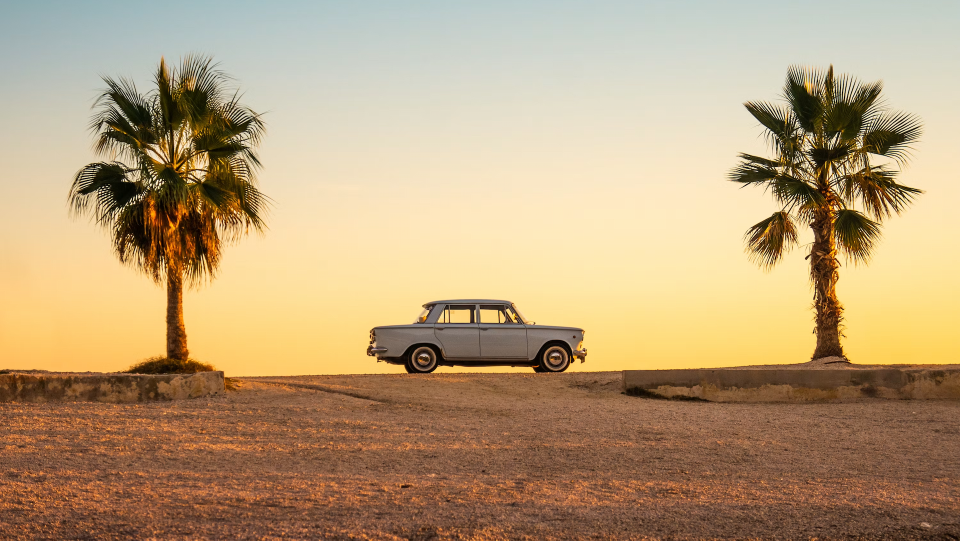
#> input picture low-level-image-processing/summer.png, 1920 x 1081 px (shown at 1/2 size)
$ jupyter execute simple-operations.ipynb
#> lines starting #> are read from the running program, lines starting #| are printed output that depends on the picture; after the words box and inside, x2 and y2 are one past the last pixel; in counts of white or black regions, pixels touching at a corner belong together
### Simple image operations

[cell 1]
import cv2
import matplotlib.pyplot as plt

image_path = "summer.png"
picture = cv2.imread(image_path)
#> picture is the input picture: shape (1081, 1920, 3); mean B, G, R 122.3, 158.6, 184.4
if picture is None:
    raise FileNotFoundError(f"File '{image_path}' not found. Put it in the current directory.")


# Prepare image for 10920x1080
h, w = picture.shape[:2]
#> h = 1081; w = 1920
print(f"Image size: {w}x{h}")
#| Image size: 1920x1081


def vP(image, title):
    image_rgb = cv2.cvtColor(image, cv2.COLOR_BGR2RGB)
    plt.figure(figsize=(12, 4))
    plt.imshow(image_rgb)
    plt.title(title)
    plt.axis("off")
    plt.show()


# 1) Cropping: keep the central part without going beyond the image boundaries
crop_x1, crop_y1 = 1400, 100
crop_x2, crop_y2 = 8500, 950
crop = picture[crop_y1:crop_y2, crop_x1:crop_x2]
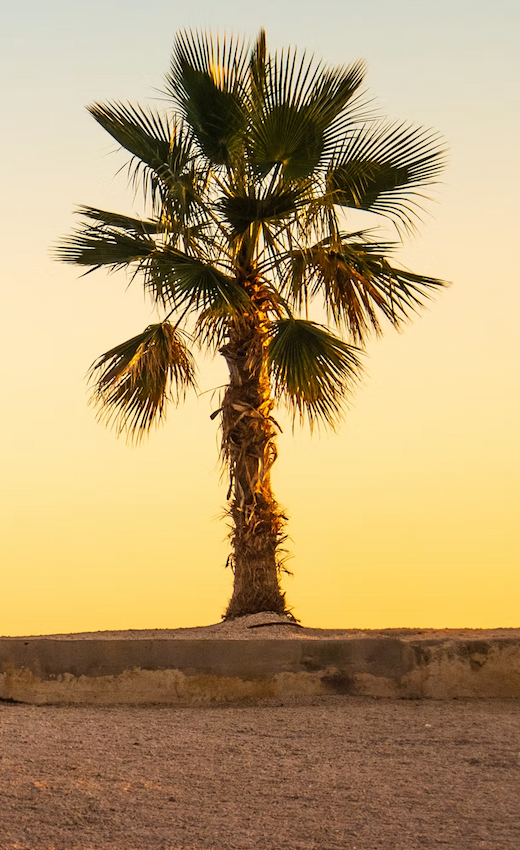
#> crop: shape (850, 520, 3); mean B, G, R 111.2, 156.2, 182.3
vP(crop, "Crop image")

# 2) Resize to 40%
new_w = int(w * 0.4)
#> new_w = 768
new_h = int(h * 0.4)
#> new_h = 432
pict = cv2.resize(picture, (new_w, new_h), interpolation=cv2.INTER_AREA)
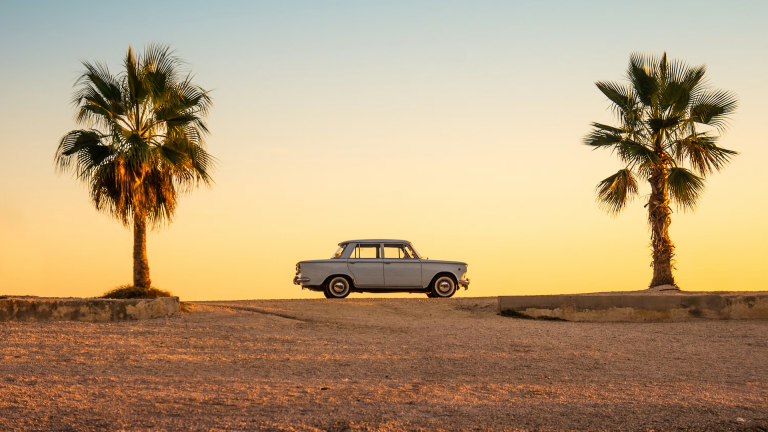
#> pict: shape (432, 768, 3); mean B, G, R 122.3, 158.6, 184.4
vP(pict, "Change size 40%")

# 3) Rotation
center = (new_w // 2, new_h // 2)
#> center = (384, 216)
rotated = cv2.warpAffine(pict, cv2.getRotationMatrix2D(center, 45, 1), (new_w, new_h))
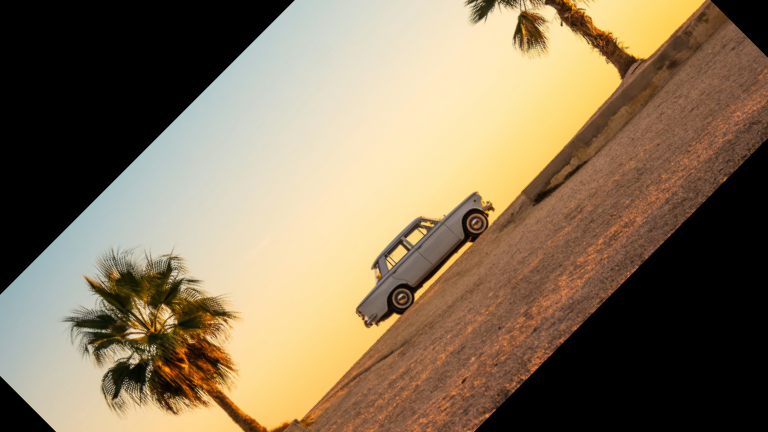
#> rotated: shape (432, 768, 3); mean B, G, R 91.6, 118.2, 136.3
vP(rotated, "Rotate 45 degrees")

# 4) Line within the image
line_img = picture.copy()
line_start = (int(w * 0.35), int(h * 0.72))
#> line_start = (672, 778)
line_end = (int(w * 0.65), int(h * 0.72))
#> line_end = (1248, 778)
cv2.line(line_img, line_start, line_end, (20, 15, 255), 18)
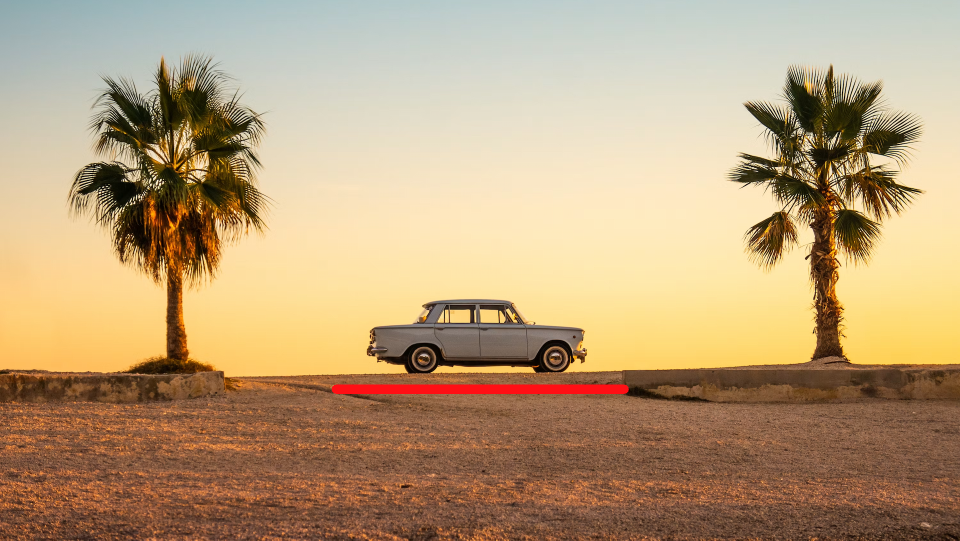
#> line_img: shape (1081, 1920, 3) (shown at 1/2 size); 0.54% of pixels changed, all inside (x1, y1, x2, y2) = (663, 769, 1258, 788)
vP(line_img, "Line")

# 5) Text within the image
text_img = picture.copy()
text_pos = (int(w * 0.42), int(h * 0.52))
#> text_pos = (806, 562)
cv2.putText(text_img, "YES!!!", text_pos, cv2.FONT_HERSHEY_SIMPLEX, 4, (20, 205, 215), 18)
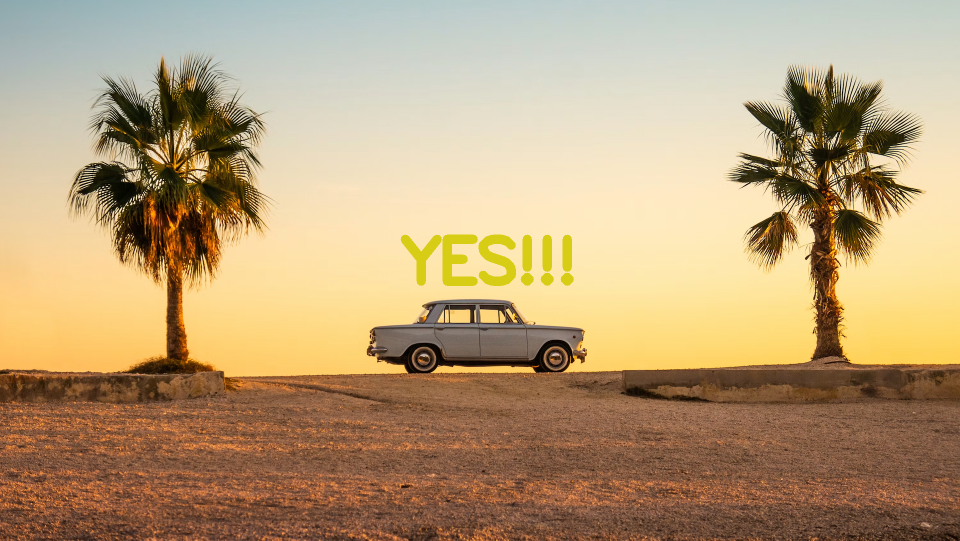
#> text_img: shape (1081, 1920, 3) (shown at 1/2 size); 0.82% of pixels changed, all inside (x1, y1, x2, y2) = (801, 469, 1148, 572)
vP(text_img, "Text")
